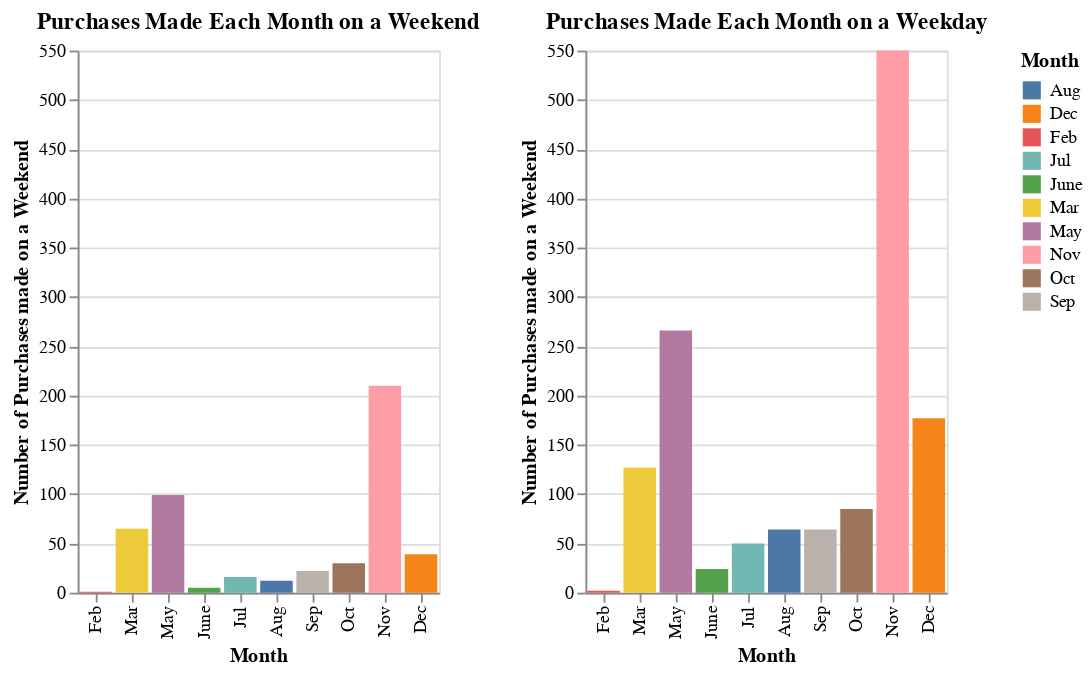

Notebook source saved alongside this figure:
### Markdown cell above
These new sub-dataframes are going to give us the following:
* A dataset of purchases made on weekdays
* A dataset of purchases made on weekends

### Code cell
c3 = alt.Chart(df_2).mark_bar().encode(
    x = alt.X("Month", sort = 
        ['Jan', 'Feb', 'Mar', 'Apr', 'May', 'June',
        'Jul', 'Aug', 'Sep', 'Oct', 'Nov', 'Dec']),
    y = alt.Y("count()", title="Number of Purchases made on a Weekend", 
        scale=alt.Scale(domain=[0, 550])),
    color = "Month:N",
    tooltip = ["Month", alt.Y("count()", title="Number of Purchases")],
    order="month_int"
    ).properties(
    title = "Purchases Made Each Month on a Weekend",
)

c4 = alt.Chart(df_3).mark_bar().encode(
    x = alt.X("Month", sort = 
        ['Jan', 'Feb', 'Mar', 'Apr', 'May', 'June',
        'Jul', 'Aug', 'Sep', 'Oct', 'Nov', 'Dec']),
    y = alt.Y("count()", title="Number of Purchases made on a Weekend"),
    color = "Month:N",
    tooltip = ["Month", alt.Y("count()", title="Number of Purchases")],
    order="month_int"
    ).properties(
    title = "Purchases Made Each Month on a Weekday"
)

c3 | c4

### Figure 1 — Vega-Lite specification as saved in the notebook (floating-point values rounded to 4 significant figures; data arrays with more than 128 entries replaced by an {"elided": "..."} marker saying what was removed)
{"config": {"view": {"continuousWidth": 400, "continuousHeight": 300}}, "hconcat": [{"data": {"name": "data-3c540ee5ea4602fd20c40128af25733e"}, "mark": "bar", "encoding": {"color": {"field": "Month", "type": "nominal"}, "order": {"field": "month_int", "type": "quantitative"}, "tooltip": [{"field": "Month", "type": "nominal"}, {"aggregate": "count", "title": "Number of Purchases", "type": "quantitative"}], "x": {"field": "Month", "sort": ["Jan", "Feb", "Mar", "Apr", "May", "June", "Jul", "Aug", "Sep", "Oct", "Nov", "Dec"], "type": "nominal"}, "y": {"aggregate": "count", "scale": {"domain": [0, 550]}, "title": "Number of Purchases made on a Weekend", "type": "quantitative"}}, "title": "Purchases Made Each Month on a Weekend"}, {"data": {"name": "data-5ecea44e5dfd052e59ebb4d028658204"}, "mark": "bar", "encoding": {"color": {"field": "Month", "type": "nominal"}, "order": {"field": "month_int", "type": "quantitative"}, "tooltip": [{"field": "Month", "type": "nominal"}, {"aggregate": "count", "title": "Number of Purchases", "type": "quantitative"}], "x": {"field": "Month", "sort": ["Jan", "Feb", "Mar", "Apr", "May", "June", "Jul", "Aug", "Sep", "Oct", "Nov", "Dec"], "type": "nominal"}, "y": {"aggregate": "count", "title": "Number of Purchases made on a Weekend", "type": "quantitative"}}, "title": "Purchases Made Each Month on a Weekday"}], "$schema": "https://vega.github.io/schema/vega-lite/v4.17.0.json", "datasets": {"data-3c540ee5ea4602fd20c40128af25733e": {"elided": "499 records"}, "data-5ecea44e5dfd052e59ebb4d028658204": {"elided": "1409 records"}}}
